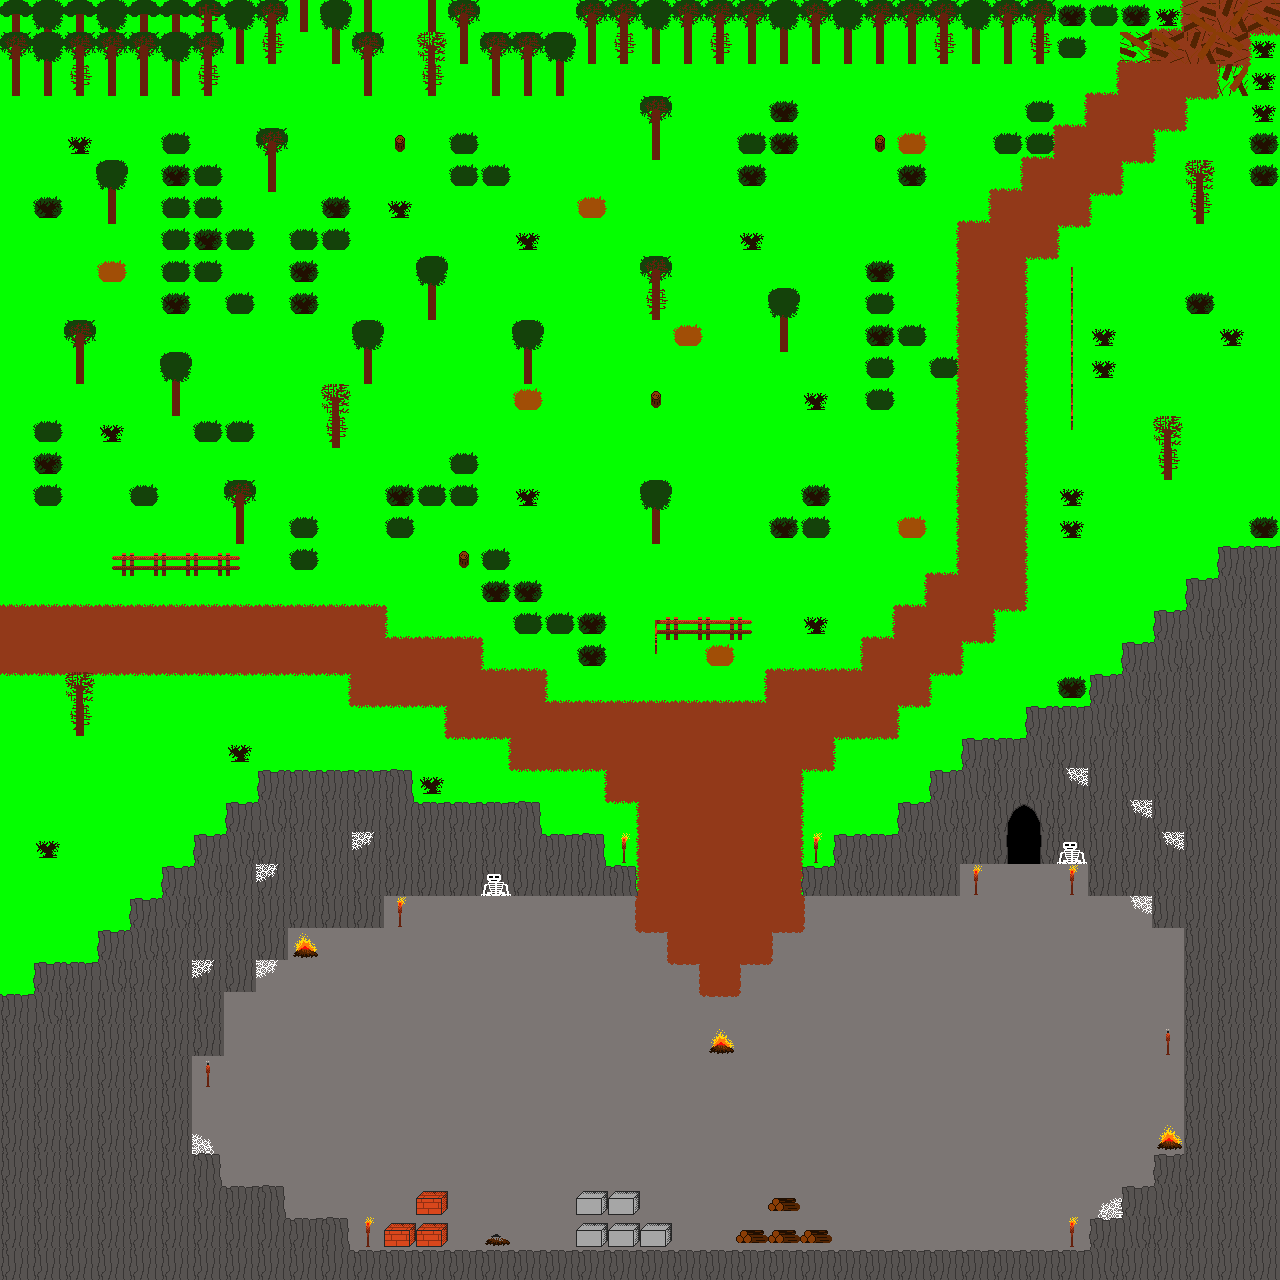

This is a level from a 2D game, rendered from its Tiled map with the project's own tilesets. A one-line summary and the map file follow, with tile-layer data summarised:
An orthogonal 40x40 tile map with 32x32 px tiles, 5 tile layers (bottom, top, objects, roofs, ...), 13 tilesets and 4 objects.

<map version="1.0" tiledversion="1.1.6" orientation="orthogonal" renderorder="right-down" width="40" height="40" tilewidth="32" tileheight="32" infinite="0" nextobjectid="6">
 <tileset firstgid="1" source="../Tilesets/tiles3.tsx" />
 <tileset firstgid="145" source="../Tilesets/Trees.tsx" />
 <tileset firstgid="160" source="../Tilesets/bushes.tsx" />
 <tileset firstgid="166" source="../Tilesets/Barrier.tsx" />
 <tileset firstgid="170" source="../Tilesets/miscobjects.tsx" />
 <tileset firstgid="210" source="../Tilesets/furniture.tsx" />
 <tileset firstgid="246" source="../Tilesets/cavestuff.tsx" />
 <tileset firstgid="270" source="../Tilesets/water_wave.tsx" />
 <tileset firstgid="276" source="../Tilesets/Campfire.tsx" />
 <tileset firstgid="301" source="../Tilesets/staircase.tsx" />
 <tileset firstgid="326" source="../Tilesets/indoor_floors.tsx" />
 <tileset firstgid="341" source="../Tilesets/Wood.tsx" />
 <tileset firstgid="345" source="../Tilesets/webs.tsx" />
 <layer name="bottom" width="40" height="40">
  <properties>
   <property name="unity:sortingLayerName" value="BackGround" />
   <property name="unity:sortingOrder" type="int" value="0" />
  </properties>
  <data>[1600 cells, 287 non-empty, 1 distinct tile ids]</data>
 </layer>
 <layer name="top" width="40" height="40">
  <properties>
   <property name="unity:sortingLayerName" value="MidGround" />
   <property name="unity:sortingOrder" type="int" value="0" />
  </properties>
  <data>[1600 cells, 1258 non-empty, 21 distinct tile ids]</data>
 </layer>
 <layer name="objects" width="40" height="40">
  <properties>
   <property name="unity:sortingLayerName" value="WorldObjects" />
   <property name="unity:sortingOrder" type="int" value="0" />
  </properties>
  <data>[1600 cells, 260 non-empty, 35 distinct tile ids]</data>
 </layer>
 <layer name="roofs" width="40" height="40">
  <properties>
   <property name="unity:sortingLayerName" value="WorldObjects" />
   <property name="unity:sortingOrder" type="int" value="1" />
  </properties>
  <data>[1600 cells, 289 non-empty, 10 distinct tile ids]</data>
 </layer>
 <layer name="wall objects" width="40" height="40">
  <data>[1600 cells, 8 non-empty, 3 distinct tile ids]</data>
 </layer>
 <objectgroup name="Boundaries">
  <object id="2" x="-32" y="-32" width="1344" height="32" />
  <object id="3" x="-32" y="1280" width="1344" height="32" />
  <object id="4" x="1280" y="0" width="32" height="1280" />
  <object id="5" x="-32" y="0" width="32" height="1280" />
 </objectgroup>
</map>
